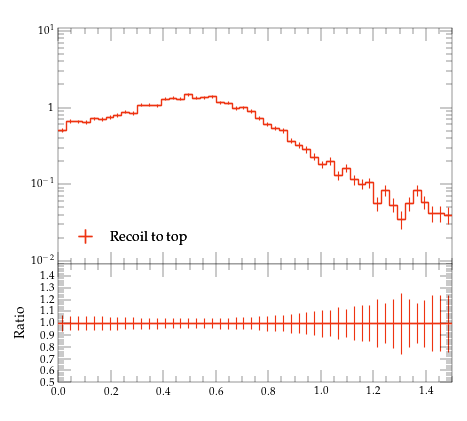

Write Python code to recreate this figure.
#! /usr/bin/env python

# This Python script was auto-generated using YODA v2.0.2.
# Analysis object: /MC_HFJETS_TEST/ptfracC
# Timestamp: 30-07-2026 (13:09:52)

import matplotlib as mpl
import matplotlib.pyplot as plt
mpl.use('Agg') # comment out for interactive use
import os
import numpy as np

plotDir = os.path.split(os.path.realpath(__file__))[0]
if 'YODA_USER_PLOT_PATH' in globals():
    plot_outdir = globals()['YODA_USER_PLOT_PATH']
else:
    plot_outdir = plotDir

#plot style
plt.style.use(os.path.join(plotDir, '../default.mplstyle'))
# plot metadata
figW, figH = plt.rcParams['figure.figsize']
ax_xLabel = r''
ax_yLabel = r''
ax_title  = r''
ax_xScale = 'linear'
ax_yScale = 'log'
xLims = (0.0, 1.5)
yLims = (0.009000000000000001, 11.0)

# TeX-friendly labels for the legend
labels = {
    'legend' : ([ r"Recoil to top" ], r""),
}

# Adjust canvas width and height
canvasW = 10.0
canvasH = 9.0
figW *= canvasW/10.
figH *= canvasH/9.

# Create figure and axis objects
fig, (ax, ratio0_ax) = plt.subplots(2, 1, sharex=True,
                  figsize=(figW,figH), gridspec_kw={'height_ratios': (6.0, 3.0)})

# Set figure margins
plt.subplots_adjust(
    left   = 1.0 * plt.rcParams['figure.subplot.left'],
    right  = 1.0 * plt.rcParams['figure.subplot.right'],
    top    = 1.0 * plt.rcParams['figure.subplot.top'],
    bottom = 1.0 * plt.rcParams['figure.subplot.bottom'])

ratio0_ax.yaxis.set_major_locator(mpl.ticker.MultipleLocator(0.1))
ratio0_ax.set_ylim(0.5, 1.4999)
ratio0_ax.set_ylabel('Ratio')

# the numerical data is stored in a separate file
dataf = dict()
prefix = os.path.split(__file__)[0]
if prefix:    prefix = prefix + '/'
exec(open(prefix+'ptfracC__data.py').read(), dataf)


legend_handles = dict() # keep track of handles for the legend

# style options for curves
# starts at zorder>=5 to draw curve on top of legend
styles = {
  'recoil_t': {
    'color' : '#EE3311',
    'linestyle' : '-',
    'linewidth' : 1,
    'marker' : 'none',
    'markersize' : 2,
    'capsize' : 0.0,
    'zorder' : 5,
    'histstyle' : 1,
    'drawstyle' : 'steps-pre',
    'xerrorbars' : 1,
    'yerrorbars' : 1,
    'fillcolor' : None,
    'fillopacity' : 1.0,
    'ratio0_linestyle' : '-',
    'ratio0_linewidth' : 1,
    'ratio0_marker' : 'none',
    'ratio0_markersize' : 2,
    'ratio0_capsize' : 0.0,
    'ratio0_zorder' : 5,
    'ratio0_histstyle' : 1,
    'ratio0_drawstyle' : 'steps-pre',
    'ratio0_xerrorbars' : 1,
    'ratio0_yerrorbars' : 1,
  },
}

# curve from input yoda files in main panel
for label, yvals in dataf['yvals'].items():
    if all(np.isnan(v) for v in dataf['yvals'][label]):
        continue
    tmp = None
    if styles[label]['histstyle']: # draw as histogram
        xpos = dataf['xedges'][label] if styles[label]['drawstyle'] else dataf['xpoints'][label]
        ypos = np.insert(yvals, 0, yvals[0]) if styles[label]['drawstyle'] else yvals
        if styles[label]['fillcolor']: # fill area below curve
            ax.fill_between(xpos, ypos, step='pre',
                            color=styles[label]['fillcolor'],
                            alpha=styles[label]['fillopacity'])
        tmp, = ax.plot(xpos, ypos,
                       color=styles[label]['color'],
                       linestyle=styles[label]['linestyle'],
                       linewidth=styles[label]['linewidth'],
                       drawstyle=styles[label]['drawstyle'], solid_joinstyle='miter',
                       zorder=styles[label]['zorder'], label=label)
    tmp = ax.errorbar(dataf['xpoints'][label], yvals,
                      xerr=np.array(dataf['xerrs'][label])*styles[label]['xerrorbars'],
                      yerr=np.array(dataf['yerrs'][label])*styles[label]['yerrorbars'],
                      fmt=styles[label]['marker'], capsize=styles[label]['capsize'],
                      markersize=styles[label]['markersize'],
                      ecolor=styles[label]['color'],
                      color=styles[label]['color'], zorder=styles[label]['zorder'])
    tmp[-1][0].set_linestyle(styles[label]['linestyle'])
    tmp[-1][0].set_linewidth(styles[label]['linewidth'])
    if label in dataf['add_legend_handle']:  legend_handles[label] = tmp
    for varLabel in dataf['variation_yvals'].keys():
        if varLabel.startswith(label):
            tmp, = ax.plot(dataf['xedges'][label], dataf['variation_yvals'][varLabel],
                           color=styles[label]['color'],
                           linestyle=styles[label]['linestyle'],
                           linewidth=styles[label]['linewidth'],
                           drawstyle='steps-pre', solid_joinstyle='miter',
                           zorder=styles[label]['zorder'], alpha=0.5)


# plots on ratio panel
# curve from input yoda files in ratio panel
for label, yvals in dataf['ratio0_yvals'].items():
    if all(np.isnan(v) for v in yvals):
        continue
    if styles[label]['ratio0_histstyle']: # plot as histogram
        xpos = dataf['xedges']['recoil_t'] if styles[label]['ratio0_drawstyle'] else dataf['xpoints']['recoil_t']
        ypos = np.insert(yvals, 0, yvals[0]) if styles[label]['ratio0_drawstyle'] else yvals
        ratio0_ax.plot(xpos, ypos,
                       color=styles[label]['color'],
                       linewidth=styles[label]['linewidth'],
                       linestyle=styles[label]['ratio0_linestyle'],
                       drawstyle=styles[label]['ratio0_drawstyle'], zorder=styles[label]['zorder'],
                       solid_joinstyle='miter')
    tmp = ratio0_ax.errorbar(dataf['xpoints']['recoil_t'], yvals,
                             xerr=np.array(dataf['ref_xerrs'])*styles[label]['ratio0_xerrorbars'],
                             yerr=np.array(dataf['ratio0_yerrs'][label])*styles[label]['ratio0_yerrorbars'],
                             fmt=styles[label]['ratio0_marker'], capsize=styles[label]['ratio0_capsize'],
                             markersize=styles[label]['ratio0_markersize'],
                             ecolor=styles[label]['color'],
                             color=styles[label]['color'])
    tmp[-1][0].set_linestyle(styles[label]['ratio0_linestyle'])
    tmp[-1][0].set_linewidth(styles[label]['ratio0_linewidth'])

    for varlabel in dataf['ratio0_variation_vals'].keys():
        if varlabel.startswith(label):
            ratio0_ax.plot(dataf['xedges']['recoil_t'],
                            dataf['ratio0_variation_vals'][varlabel],
                            color=styles[label]['color'],
                            linestyle=styles[label]['linestyle'],
                            linewidth=styles[label]['linewidth'],
                            drawstyle='steps-pre', solid_joinstyle='miter',
                            zorder=1, alpha=0.5)

legend_items = list(legend_handles.values())
ax.add_artist(ax.legend(legend_items,
                        labels['legend'][0],
                        title=labels['legend'][1],
                        alignment='left',
                        loc='lower left',
                        bbox_to_anchor=(0.0, 0.03)))

# set plot metadata as defined above
ratio0_ax.set_xlabel(ax_xLabel)
ratio0_ax.xaxis.set_label_coords(1., -0.15)
ax.set_ylabel(ax_yLabel, ha='right', va='top')
ax.yaxis.set_label_coords(-0.11, 1.0)
ax.set_title(ax_title, loc='left')
ax.set_xscale(ax_xScale)
ax.set_yscale(ax_yScale)
ax.set_xlim(xLims)
ax.set_ylim(yLims)

# tick formatting
plt.rcParams['xtick.top'] = True
plt.rcParams['ytick.right'] = True
ax.yaxis.set_major_locator(mpl.ticker.LogLocator(base=10.0, numticks=np.inf))
ax.yaxis.set_minor_locator(mpl.ticker.LogLocator(
                           base=10.0, subs=np.arange(0.1, 1, 0.1), numticks=np.inf))
fig.align_ylabels((ax, ratio0_ax))
plt.savefig(os.path.join(plot_outdir, 'ptfracC.pdf'), format='PDF')
plt.savefig(os.path.join(plot_outdir, 'ptfracC.png'), format='PNG')

plt.close(fig)
